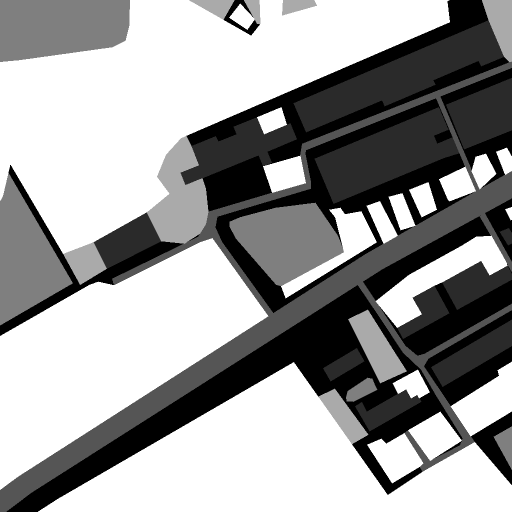
#> input picture example/rural/mask.png, 1024 x 1024 px, found by its file name (shown at 1/2 size)
$ python ImageRender.py
#> lines starting #> are read from the running program, lines starting #| are printed output that depends on the picture
from PIL import Image
import numpy as np
import logging

COLOR_MAP = dict(
    IGNORE=(0, 0, 0),
    Background=(255, 255, 255),
    Building=(255, 0, 0),
    Road=(255, 255, 0),
    Water=(0, 0, 255),
    Barren=(159, 129, 183),
    Forest=(0, 255, 0),
    Agricultural=(255, 195, 128),
)


class ImageRender(object):
    def __init__(self):
        self.logger = logging.getLogger('ImageRender')
        self.logger.addHandler(logging.StreamHandler())
        formatter = logging.Formatter('%(asctime)s - %(levelname)s - %(message)s')
        self.logger.handlers[0].setFormatter(formatter)
        self.logger.setLevel(logging.INFO)
        self.logger.info('ImageRender is initialized')

    def render(self, mask_path, vis_path):
#> called with mask_path = './example/urban/mask.png', vis_path = './example/urban/segmentation.png'
        self.logger.info('Rendering mask to color image')
        new_mask = np.array(Image.open(mask_path)).astype(np.uint8)
#> new_mask is the input picture: shape (1024, 1024); min 1, max 7, mean 4.69
        color_map = np.array(list(COLOR_MAP.values())).astype(np.uint8)
        color_img = color_map[new_mask]
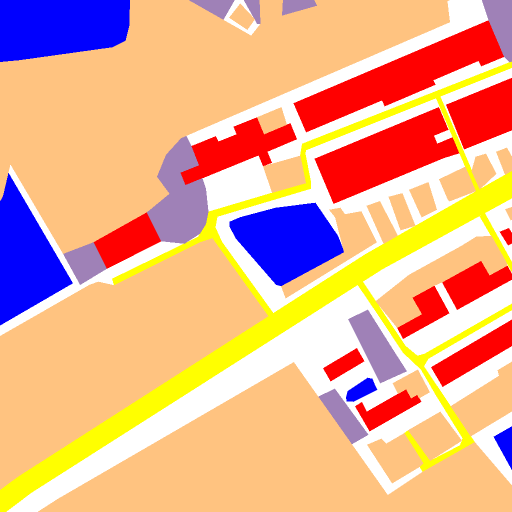
#> color_img: shape (1024, 1024, 3) (shown at 1/2 size); mean of channels 0, 1, 2 232.3, 172.7, 140; drawn as R, G, B
        color_img = Image.fromarray(np.uint8(color_img))
        color_img.save(vis_path)
        self.logger.info('Rendering is done')

if __name__ == '__main__':
    imageRender = ImageRender()

    example_urban_directory = './example/urban'
    mask_path = example_urban_directory + '/mask.png'
    vis_path = example_urban_directory + '/segmentation.png'
    imageRender.render(mask_path, vis_path)

    example_rural_directory = 'example/rural'
    mask_path = example_rural_directory + '/mask.png'
    vis_path = example_rural_directory + '/segmentation.png'
    imageRender.render(mask_path, vis_path)
